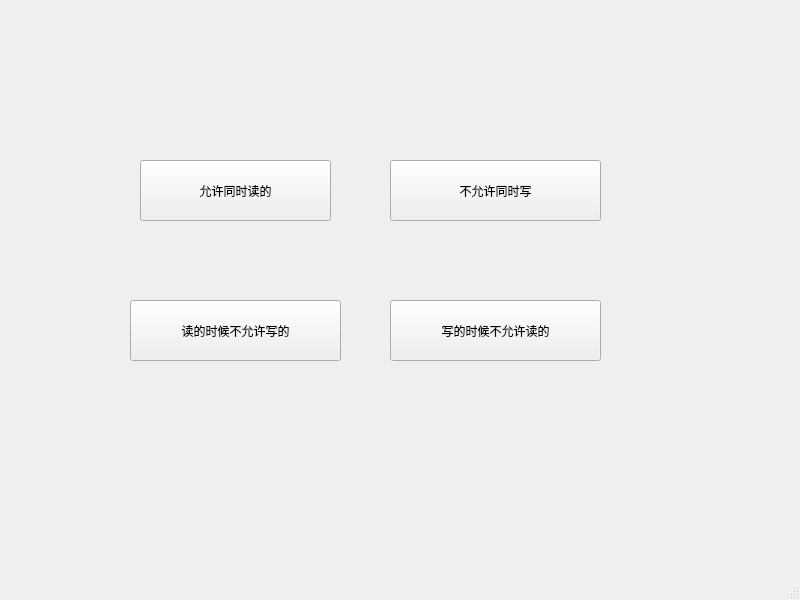
<?xml version="1.0" encoding="UTF-8"?>
<ui version="4.0">
 <class>MainWindow</class>
 <widget class="QMainWindow" name="MainWindow">
  <property name="geometry">
   <rect>
    <x>0</x>
    <y>0</y>
    <width>800</width>
    <height>600</height>
   </rect>
  </property>
  <property name="windowTitle">
   <string>MainWindow</string>
  </property>
  <widget class="QWidget" name="centralwidget">
   <widget class="QPushButton" name="readButton">
    <property name="geometry">
     <rect>
      <x>140</x>
      <y>160</y>
      <width>191</width>
      <height>61</height>
     </rect>
    </property>
    <property name="text">
     <string>允许同时读的</string>
    </property>
   </widget>
   <widget class="QPushButton" name="writeButton">
    <property name="geometry">
     <rect>
      <x>390</x>
      <y>160</y>
      <width>211</width>
      <height>61</height>
     </rect>
    </property>
    <property name="text">
     <string>不允许同时写</string>
    </property>
   </widget>
   <widget class="QPushButton" name="rwButton">
    <property name="geometry">
     <rect>
      <x>130</x>
      <y>300</y>
      <width>211</width>
      <height>61</height>
     </rect>
    </property>
    <property name="text">
     <string>读的时候不允许写的</string>
    </property>
   </widget>
   <widget class="QPushButton" name="wrButton">
    <property name="geometry">
     <rect>
      <x>390</x>
      <y>300</y>
      <width>211</width>
      <height>61</height>
     </rect>
    </property>
    <property name="text">
     <string>写的时候不允许读的</string>
    </property>
   </widget>
  </widget>
  <widget class="QMenuBar" name="menubar">
   <property name="geometry">
    <rect>
     <x>0</x>
     <y>0</y>
     <width>800</width>
     <height>26</height>
    </rect>
   </property>
  </widget>
  <widget class="QStatusBar" name="statusbar"/>
 </widget>
 <resources/>
 <connections/>
</ui>
